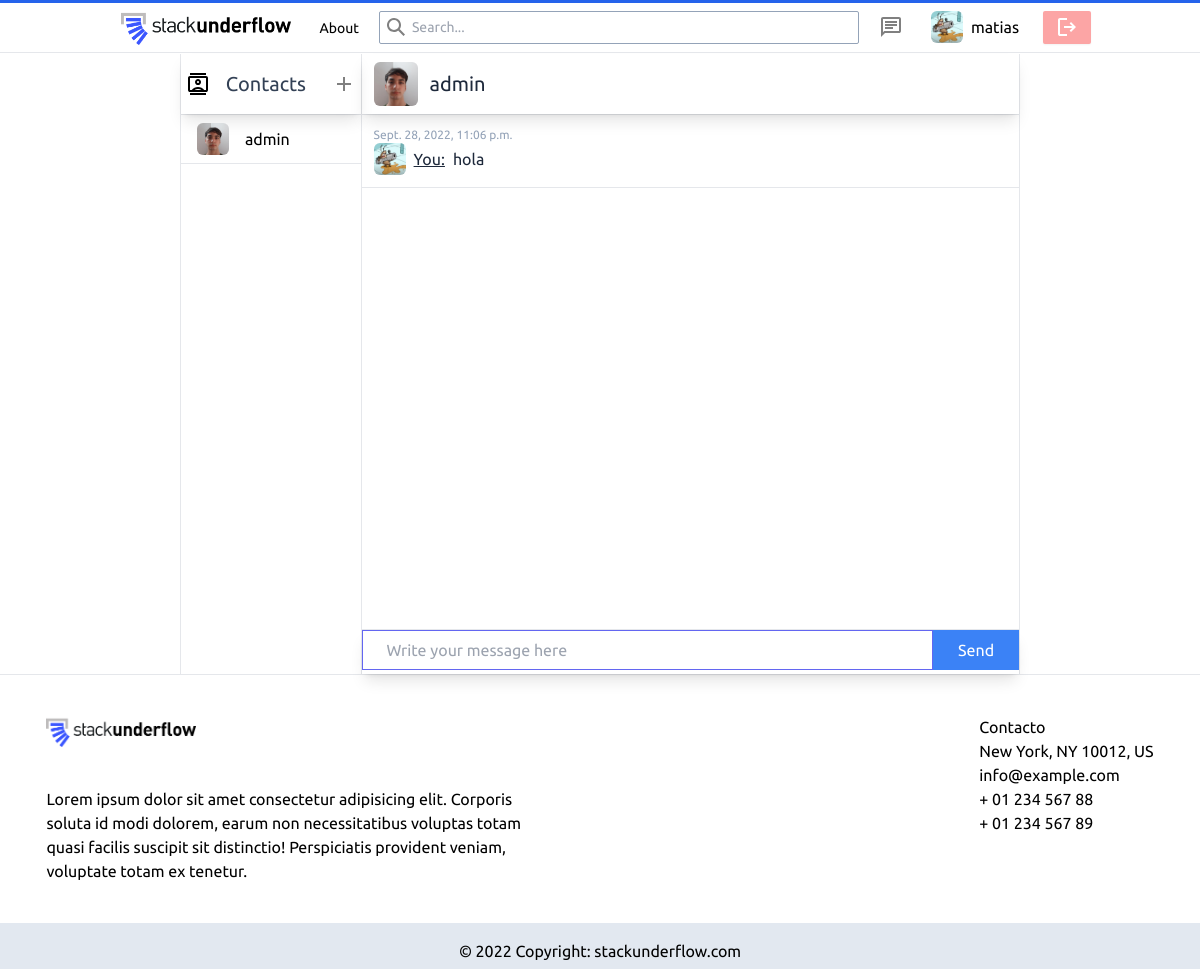
The page /messages/chat/admin/ (signed in) on the database its author committed.
### chat/models.py (models this page shows, shortened)
class Message(models.Model):
    sender = models.ForeignKey(User, on_delete=models.CASCADE, related_name='sender')
    receiver = models.ForeignKey(User, on_delete=models.CASCADE, related_name='receiver')
    message = models.TextField()
    date = models.DateTimeField(auto_now_add=True)
    class Meta:
        ordering = ('-date',)

### chat/views.py (the view)
# urls.py: path('chat/<str:username>/', chat, name='chat'),
@login_required
def chat(request, username):
    try:
        contact = User.objects.get(username=username)
        contact.avatar = getAvatar(contact)
        return render(request, 'chat/chat.html', {'userAvatar': getAvatar(request.user), 'contact': contact, 'messages': getContactMessages(request, contact), 'contacts': getContacts(request)})
    except:
        return render(request, 'chat/chat.html', {'userAvatar': getAvatar(request.user), 'contacts': getContacts(request), 'error': 'User not found'})

### chat/views.py (called while the page is built)
def getContacts (request):
    if request.user.id:
        contacts = []
        for message in Message.objects.all().filter(sender=request.user):
            if message.receiver not in contacts:
                contacts.append(message.receiver)
        for message in Message.objects.all().filter(receiver=request.user):
            if message.sender not in contacts:
                contacts.append(message.sender)
        for contact in contacts:
            contact.avatar = getAvatar(contact)
        return contacts

def getContactMessages (request, contact):
    if request.user.id:
        messages = Message.objects.all().filter(sender=request.user, receiver=contact) | Message.objects.all().filter(sender=contact, receiver=request.user)
        for message in messages:
            message.sender.avatar = getAvatar(message.sender)
            if message.sender == request.user:
                message.sender.username = 'You'
        messages = reversed(messages)
        return messages

### main/views.py (called while the page is built)
def getAvatar(user):
    if user.id:
        avList = Avatar.objects.all().filter(user = user.id)
        if len(avList) > 0:
            return avList[0].image.url
        else:
            return os.path.join(settings.MEDIA_URL, 'avatars/default.jpeg')

### chat/templates/chat/chat.html (shortened to what this page needs)
{% extends './messages.html' %}
{% block chat %}
    {% if contact %}
        <a href="{% url 'accounts:profile' contact %}" class="z-10 shadow-lg flex flex-row min-h-[60px] items-center">
            <div class="flex flex-row items-center mx-3 h-fit w-fit hover:bg-gray-200 hover:rounded-full">
                <img src="{{contact.avatar}}" alt="avatar" class="h-11 w-11 object-cover rounded-md">
                <h3 class="text-xl text-slate-800 px-3">{{contact.username}}</h3>
            </div>
        </a>
        <hr>
        <div class="flex flex-row overflow-y-scroll min-h-[53vh]">
            <ul class="w-full">
                {% for message in messages %}
                <li class="p-3">
                    <p class="text-xs text-slate-400">{{message.date}}</p>
                    <div class="flex flex-row items-center text-slate-800">
                        <img src="{{message.sender.avatar}}" alt="avatar" class="h-8 w-8 object-cover rounded-md">
                        <p class="px-2 underline">{{message.sender}}:</p>
                        <div class="">{{message.message}}</div>
                    </div>
                </li>
                <hr>
                {% endfor %}
            </ul>
        </div>
        <form action="{% url 'chat:sendMessage' %}" method="post" class="mt-auto bottom-0 flex flex-row h-full z-10 shadow-lg">
            <input type="text" name="message" id="message" placeholder="Write your message here" class="z-20 border border-indigo-500 focus:outline-indigo-500 px-6 w-full h-10">
            <button type="submit" class="w-[100px] h-10 bg-blue-500 text-white">Send</button>
        </form>
    {% endif %}
{% endblock %}

### chat/templates/chat/messages.html (shortened to what this page needs)
{% extends 'main/layout.html' %}
{% block main %}
<div class="flex flex-col items-center w-full min-h-[64vh]">
    <div class="flex flex-row w-[70vw] h-full divide-x border-x">
        <div class="flex flex-col w-[15vw] h-[100%] min-h-[64vh]">
            <div class="flex flex-row items-center justify-around z-10 shadow-lg">
                <div class="flex items-center h-full">
                    <h2 class="p-4 text-xl text-slate-700">Contacts</h2>
                </div>
                <a href="{% url 'chat:messages' %}" class="flex flex-col items-center">
                    <button class="rounded-full hover:bg-slate-200 self-center items-center"><svg xmlns="http://www.w3.org/2000/svg" class="self-center" fill="grey" height="24" width="24"><path d="M11 19v-6H5v-2h6V5h2v6h6v2h-6v6Z"/></svg></button>
                </a>
            </div>
            <hr>
            <ul>
                {% for contact in contacts %}
                <li>
                    <a href="{% url 'chat:chat' contact.username %}" class="flex flex-row items-center w-full h-full hover:bg-gray-200">
                        <img src="{{contact.avatar}}" alt="contact avatar" class="h-8 w-8 object-cover rounded-md mx-4 my-2">
                        <p>{{ contact.username }}</p>
                    </a>
                </li>
                <hr>
                {% endfor %}
            </ul>
        </div>
        <div class="flex flex-col w-[55vw] min-h-[64vh] ">
            {% block chat %}{% endblock %}
        </div>
    </div>
</div>
{% endblock %}

### main/templates/main/partials/navbar.html (shortened to what this page needs)
{% load static %}
<nav class="flex flex-col w-full bg-white h-[53px] justify-between z-20 fixed top-0">
  <div class="h-full justify-center items-center ">
    <ul class="flex flex-row w-full gap-1 self-center justify-center items-center h-full">
      <li class="hover:bg-gray-200 h-full">
        <a href="{% url 'main:home' %}" class="h-full flex items-center"><img class="h-[44px] px-3 py-1" src="{% static 'Stack_underflow.png' %}" alt=""></a>
      </li>
      <li>
        <a href="{% url 'main:about' %}" class="text-sm rounded-full p-2 px-3 hover:bg-gray-200">About</a>
      </li>
      <li>
        <form action="{% url 'main:search' %}" method="post">
          <div class="flex flex-row items-center w-[40vw] h-full mx-1">
            <svg aria-hidden="true" class="mx-2" width="18" height="18" viewBox="0 0 18 18"><path fill="grey" d="m18 16.5-5.14-5.18h-.35a7 7 0 1 0-1.19 1.19v.35L16.5 18l1.5-1.5ZM12 7A5 5 0 1 1 2 7a5 5 0 0 1 10 0Z"></path></svg>
            <input type="input" name="search" class="absolute bg-transparent h-[33px] border gap-2 px-8 w-[40vw] border-slate-400 rounded-sm focus:outline-indigo-500 text-sm" placeholder="Search...">
          </div>
        </form>
      </li>
      {% if request.user.is_authenticated %}
        <li>
          <a href="{% url 'chat:messages' %}" class="text-sm rounded-full flex p-2 px-3 hover:bg-gray-200"><svg xmlns="http://www.w3.org/2000/svg" fill="gray" height="24" width="24"><path d="M6 14h8v-2H6Zm0-3h12V9H6Zm0-3h12V6H6ZM2 22V4q0-.825.588-1.413Q3.175 2 4 2h16q.825 0 1.413.587Q22 3.175 22 4v12q0 .825-.587 1.413Q20.825 18 20 18H6Zm2-4.825L5.175 16H20V4H4ZM4 4v13.175Z"/></svg></a>
        </li>
        <li class="h-full m-1 self-center items-center hover:bg-gray-200">
          <a href="{% url 'accounts:profile' request.user %}" class="flex flex-row items-center mx-2 h-full">
            <img src="{{userAvatar}}" alt="user avatar" class="h-8 w-8 object-cover rounded-md">
            <p class="mx-2">{{request.user.username}}</p>
          </a>
        </li>
        <li>
          <a href="{% url 'accounts:logout' %}">
            <button type="button" class="flex flex-row items-center gap-1 self-center px-3 w-fit h-[33px] font-semibold text-sm bg-red-300 hover:bg-red-400 text-white rounded-sm shadow-sm"><svg xmlns="http://www.w3.org/2000/svg" fill="white" height="24" width="24"><path d="M5 21q-.825 0-1.413-.587Q3 19.825 3 19V5q0-.825.587-1.413Q4.175 3 5 3h7v2H5v14h7v2Zm11-4-1.375-1.45 2.55-2.55H9v-2h8.175l-2.55-2.55L16 7l5 5Z"/></svg></button>
          </a>
        </li>
      {% endif %}
    </ul>
  </div>
  <hr>
</nav>

### main/templates/main/layout.html (style rules this page uses)
body { font-family: 'Ubuntu', sans-serif; }

### rows shown on the page
Message: date "Sept. 28, 2022, 11:06 p.m.", sender "You", message "hola"

### other values the page prints
{{ request.user.username }} "matias"
{{ contact.username }} "admin"
